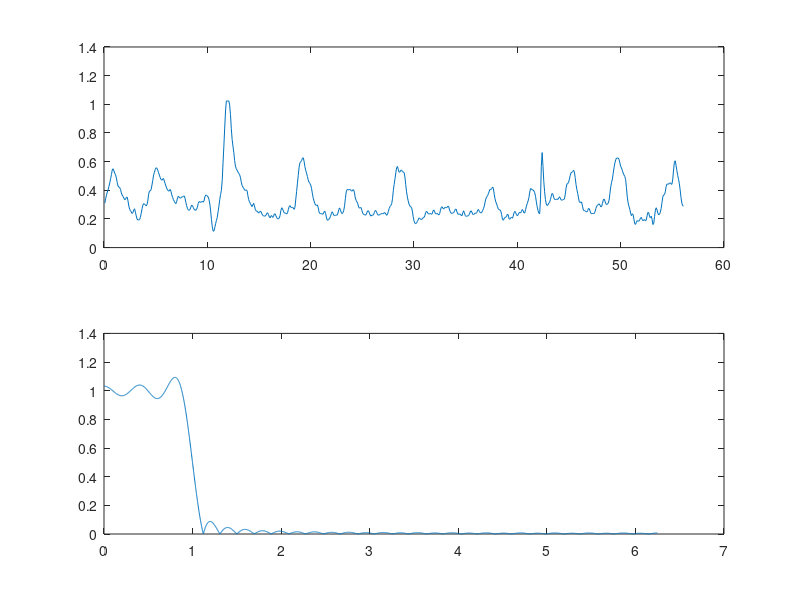

This chart was generated by the following MATLAB code:
%% load in and plot respiratory signal
load Resp.mat
t = [1:length(resp)]/fs;
plot(t, resp)

%% Look at spectrum of resp
%fft -- you do that!

%% Create the FIR filter impulse response
% LPF with 1Hz cutoff frequency
fc =  1; % in Hz
wc = fc/fs*2*pi;
Lwin = 65; % order of the filter
n = [1:floor(Lwin/2)];
h = sin(wc*n)./(pi*n);
hneg = h(end:-1:1);
nneg = -n(end:-1:1);
hlpf = [hneg 1/(2*pi) h];
nlpf = [nneg 0 n];
plot(nlpf, hlpf)


%% Alternate way using fir1
Wn = fc/(fs/2); 
N = Lwin-1;
B = fir1(N,Wn);

y1 = filtfilt(B, 1, resp);

%%
Nfft = 2^10;
Hf = fft(hlpf, Nfft);
f = [0:(Nfft - 1)]*fs/Nfft;
plot(f, abs(Hf));

%%
y = conv(resp, hlpf, 'same');
subplot(2,1,1);
plot(t, resp)

subplot(2,1,2);
plot(t, y)

Nfft = 2^12;
[H,W] = freqz(hlpf, 1, Nfft);
f = W*(fs/2/pi);
plot(f, abs(H));

